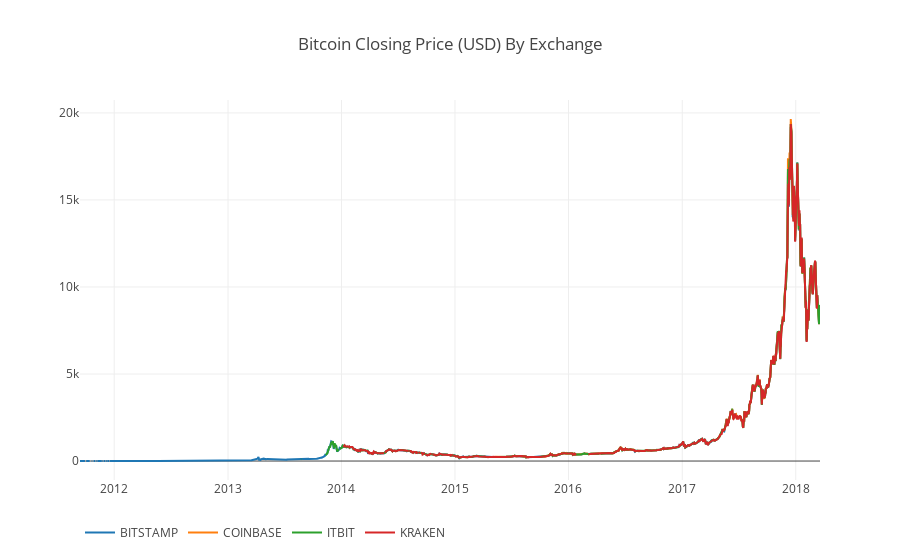

Write notebook code for a chart like this one.
### Markdown cell above
Although the four series follow roughly the same path, there are various irregularities in each that should be eliminated. Since the price of Bitcoin has never been equal to zero in the timeframe that we are examining it makes sense to remove all of the zero values from the combined dataframe.

### Code cell
# Remove "0" values
btc_usd_datasets_close.replace(0, np.nan, inplace=True)
btc_usd_datasets_open.replace(0, np.nan, inplace=True)
btc_usd_datasets_high.replace(0, np.nan, inplace=True)
btc_usd_datasets_low.replace(0, np.nan, inplace=True)

# Plot the cleaned dataframe
df_scatter(btc_usd_datasets_close, 'Bitcoin Closing Price (USD) By Exchange')

### Figure 1 — Plotly figure (JSON) as saved in the notebook; plotly's stock layout.template omitted (floating-point values rounded to 4 significant figures; data arrays with more than 128 entries replaced by an {"elided": "..."} marker saying what was removed)
{"data": [{"name": "BITSTAMP", "type": "scatter", "visible": "visible", "x": {"elided": "2381 str values"}, "y": {"elided": "2381 float values"}}, {"name": "COINBASE", "type": "scatter", "visible": "visible", "x": {"elided": "2381 str values"}, "y": {"elided": "2381 float values"}}, {"name": "ITBIT", "type": "scatter", "visible": "visible", "x": {"elided": "2381 str values"}, "y": {"elided": "2381 float values"}}, {"name": "KRAKEN", "type": "scatter", "visible": "visible", "x": {"elided": "2381 str values"}, "y": {"elided": "2381 float values"}}], "layout": {"legend": {"orientation": "h"}, "title": "Bitcoin Closing Price (USD) By Exchange", "xaxis": {"type": "date"}, "yaxis": {"showticklabels": true, "title": "", "type": "linear"}}}
